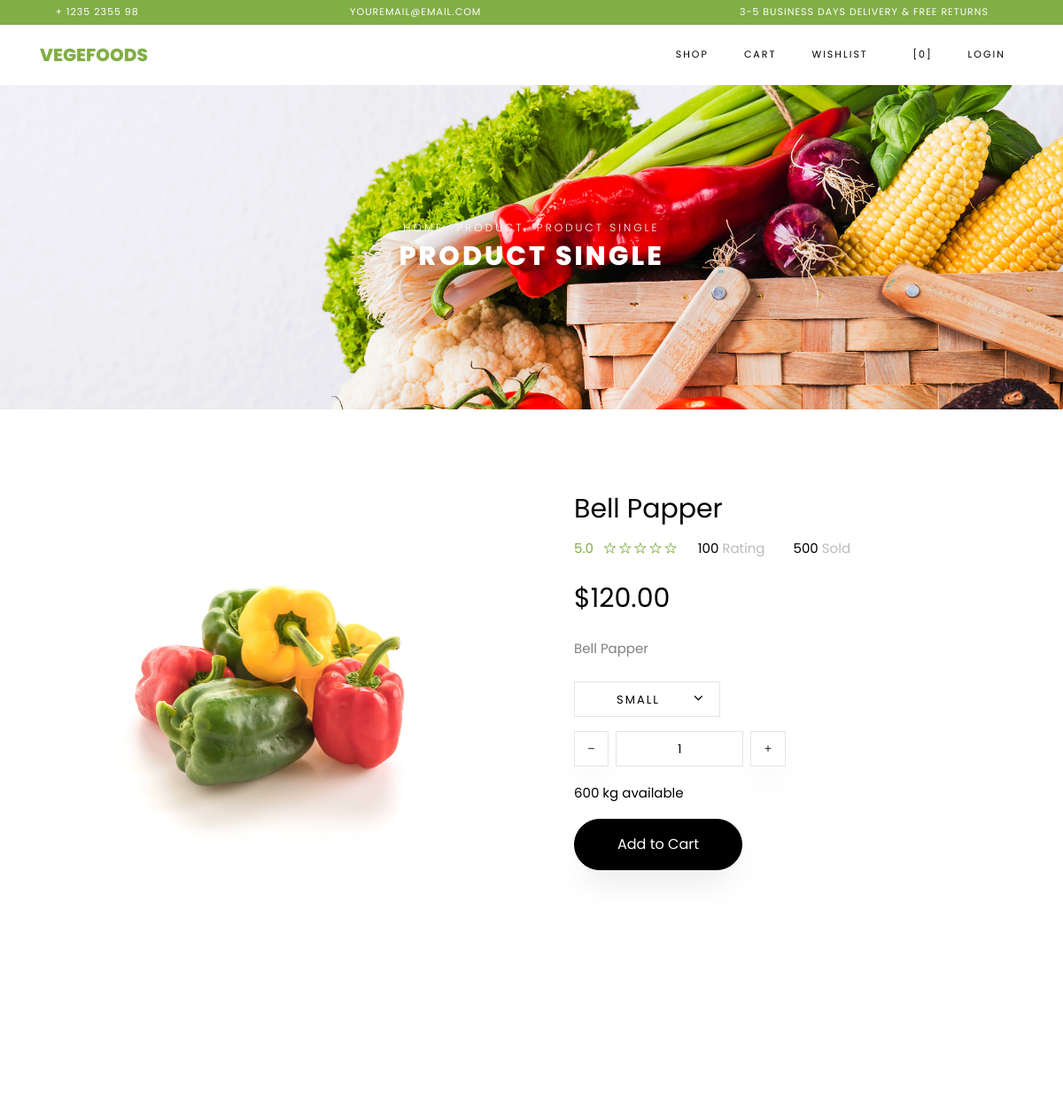
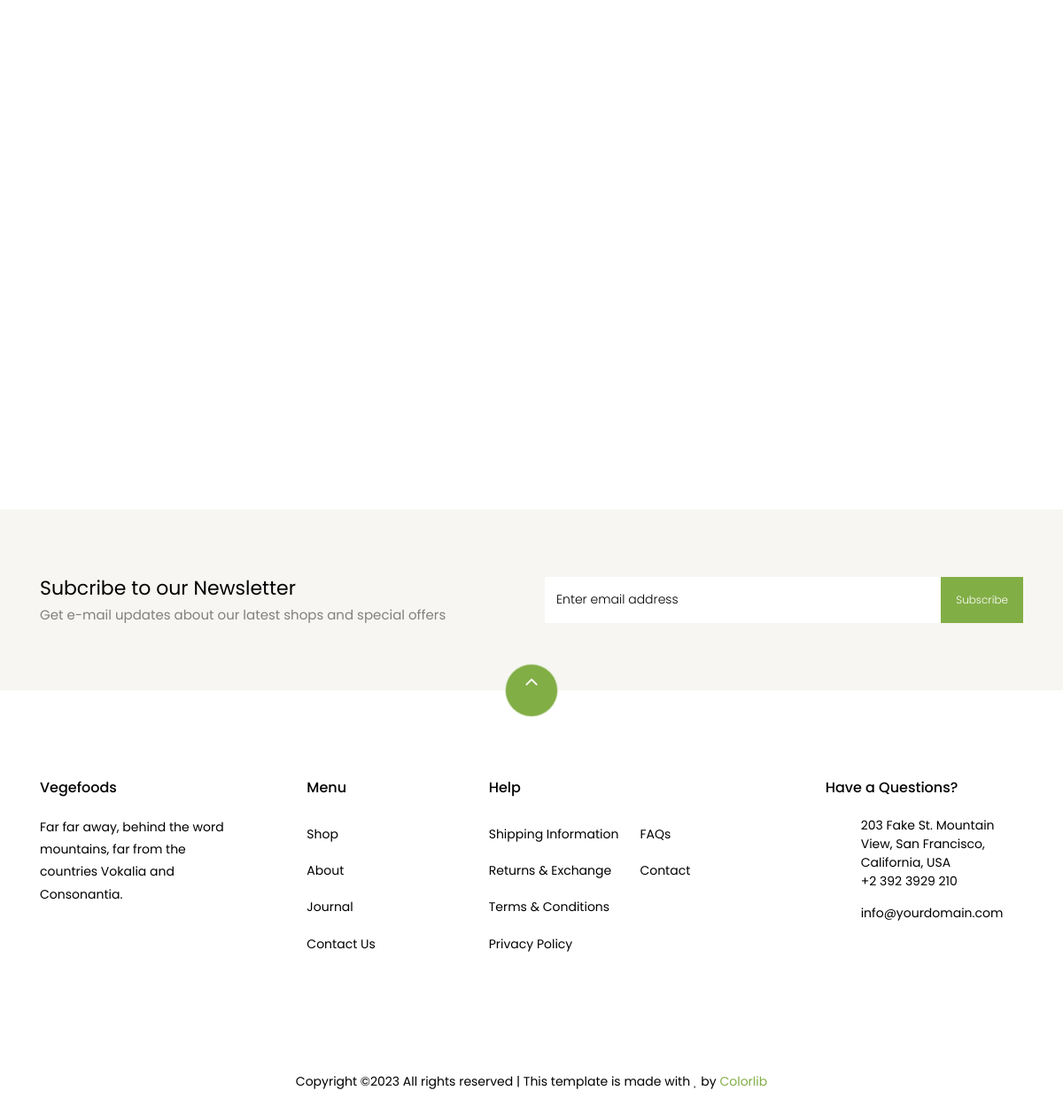
Page /product/1 on the committed database (2 pictures, top to bottom).
### store/models.py (models this page shows, shortened)
class Product(models.Model):
    name = models.CharField(max_length=255)
    description = models.TextField()
    price = models.DecimalField(max_digits=10, decimal_places=2)
    image = models.ImageField(upload_to='static/products', null=True, blank=True)
    category = models.ForeignKey(Category, on_delete=models.CASCADE)
    created_time = models.DateTimeField(auto_now_add=True)
    updated_time = models.DateTimeField(auto_now=True)

### store/views.py (the view)
# urls.py: path('product/<int:id_>', SingleProductView.as_view(), name='product'),
class SingleProductView(View):
    @staticmethod
    def get(request, id_):
        data = Product.objects.get(id=id_)
        return render(request, 'product-single.html', context={'data': data})

### store/templates/store/product-single.html (shortened to what this page needs)
{% extends 'store/base.html' %}
{% load static %}
{% block content %}
    <div class="hero-wrap hero-bread" style="background-image: url({% static 'store/images/bg_1.jpg'%});">
      <div class="container">
        <div class="row no-gutters slider-text align-items-center justify-content-center">
          <div class="col-md-9 ftco-animate text-center">
          	<p class="breadcrumbs"><span class="mr-2"><a href="index.html">Home</a></span> <span class="mr-2"><a href="index.html">Product</a></span> <span>Product Single</span></p>
            <h1 class="mb-0 bread">Product Single</h1>
          </div>
        </div>
      </div>
    </div>
    <section class="ftco-section">
    	<div class="container">
    		<div class="row">
    			<div class="col-lg-6 mb-5 ftco-animate">
    				<a href="/{{data.image}}" class="image-popup"><img src="/{{data.image}}" class="img-fluid" alt="Colorlib Template"></a>
    			</div>
    			<div class="col-lg-6 product-details pl-md-5 ftco-animate">
    				<h3>{{data.name}}</h3>
    				<div class="rating d-flex">
							<p class="text-left mr-4">
								<a href="#" class="mr-2">5.0</a>
								<a href="#"><span class="ion-ios-star-outline"></span></a>
								<a href="#"><span class="ion-ios-star-outline"></span></a>
								<a href="#"><span class="ion-ios-star-outline"></span></a>
								<a href="#"><span class="ion-ios-star-outline"></span></a>
								<a href="#"><span class="ion-ios-star-outline"></span></a>
							</p>
							<p class="text-left mr-4">
								<a href="#" class="mr-2" style="color: #000;">100 <span style="color: #bbb;">Rating</span></a>
							</p>
							<p class="text-left">
								<a href="#" class="mr-2" style="color: #000;">500 <span style="color: #bbb;">Sold</span></a>
							</p>
						</div>
    				<p class="price"><span>${{data.price}}</span></p>
    				<p>{{data.description}}
						</p>
						<div class="row mt-4">
							<div class="col-md-6">
								<div class="form-group d-flex">
		              <div class="select-wrap">
	                  <div class="icon"><span class="ion-ios-arrow-down"></span></div>
	                  <select name="" id="" class="form-control">
	                  	<option value="">Small</option>
	                  </select>
	                </div>
		            </div>
							</div>
							<div class="input-group col-md-6 d-flex mb-3">
	             	<span class="input-group-btn mr-2">
	                	<button type="button" class="quantity-left-minus btn"  data-type="minus" data-field="">
	                   <i class="ion-ios-remove"></i>
	                	</button>
	            		</span>
	             	<input type="text" id="quantity" name="quantity" class="form-control input-number" value="1" min="1" max="100">
	             	<span class="input-group-btn ml-2">
	                	<button type="button" class="quantity-right-plus btn" data-type="plus" data-field="">
	                     <i class="ion-ios-add"></i>
	                 </button>
	             	</span>
	          	</div>
	          	<div class="col-md-12">
	          		<p style="color: #000;">600 kg available</p>
	          	</div>
          	</div>
          	<p><a href="cart.html" class="btn btn-black py-3 px-5">Add to Cart</a></p>
    			</div>
    		</div>
    	</div>
    </section>
    <section class="ftco-section">
    	<div class="container">
				<div class="row justify-content-center mb-3 pb-3">
        </div>
    	</div>
    	<div class="container">
    		<div class="row">
    		</div>
    	</div>
    </section>
		<section class="ftco-section ftco-no-pt ftco-no-pb py-5 bg-light">
      <div class="container py-4">
        <div class="row d-flex justify-content-center py-5">
          <div class="col-md-6">
          	<h2 style="font-size: 22px;" class="mb-0">Subcribe to our Newsletter</h2>
          	<span>Get e-mail updates about our latest shops and special offers</span>
          </div>
          <div class="col-md-6 d-flex align-items-center">
            <form action="#" class="subscribe-form">
              <div class="form-group d-flex">
                <input type="text" class="form-control" placeholder="Enter email address">
                <input type="submit" value="Subscribe" class="submit px-3">
              </div>
            </form>
          </div>
        </div>
      </div>
    </section>
{% endblock %}
{% block scripts %}
  </body>
</html>
{% endblock %}

### rows in the picture
Product: image (picture), name "Bell Papper", price "120.00", description "Bell Papper"
